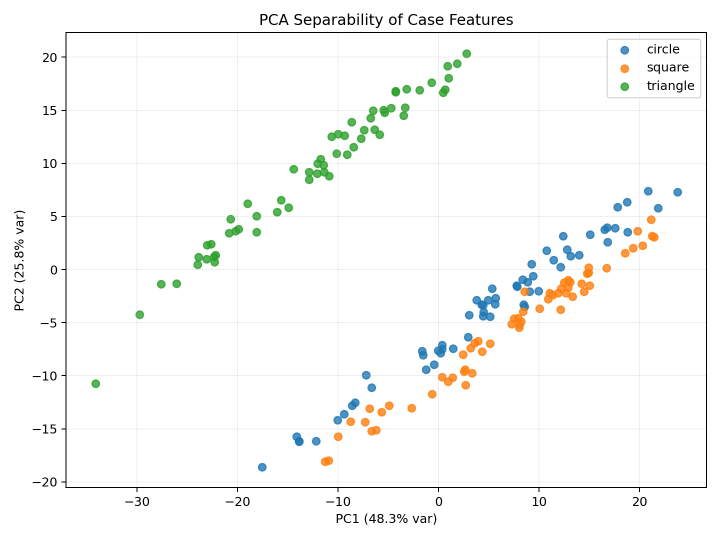
#> input picture reports/separability_pca.png, 1440 x 1080 px, found by its file name (shown at 1/2 size)
$ python make_report_gif.py
#> lines starting #> are read from the running program, lines starting #| are printed output that depends on the picture
from __future__ import annotations

import argparse
from pathlib import Path

from PIL import Image, ImageDraw, ImageFont, ImageOps

DEFAULT_FRAMES = [
    ("separability_pca.png", "Feature Separability (PCA)"),
    ("spectra_examples.png", "Representative Spectra"),
    ("confusion_matrix.png", "Baseline Confusion Matrix"),
    ("robustness_sweep.png", "Baseline Robustness Sweep"),
    ("holdout_stability.png", "Multi-Seed Holdout Stability"),
    ("confusion_matrix_sota.png", "SOTA Candidate Confusion Matrix"),
    ("robustness_sweep_sota.png", "SOTA Candidate Robustness Sweep"),
    ("reconstruction_examples.png", "Geometry Reconstruction Examples"),
    ("reconstruction_iou_vs_eps.png", "Reconstruction IoU vs Perturbation"),
]


def parse_args() -> argparse.Namespace:
    parser = argparse.ArgumentParser(description="Build an animated GIF from report PNGs")
    parser.add_argument(
        "--reports-dir", default="reports", help="Directory containing report images"
    )
    parser.add_argument("--output", default="reports/pipeline_overview.gif", help="Output GIF path")
    parser.add_argument("--width", type=int, default=1000, help="GIF frame width")
    parser.add_argument("--height", type=int, default=620, help="GIF frame height")
    parser.add_argument(
        "--duration-ms", type=int, default=1300, help="Frame duration in milliseconds"
    )
    return parser.parse_args()


def make_frame(image_path: Path, caption: str, size: tuple[int, int]) -> Image.Image:
#> called with caption = 'Feature Separability (PCA)', size = (1000, 620)
    width, height = size
    canvas = Image.new("RGB", (width, height), (245, 247, 250))
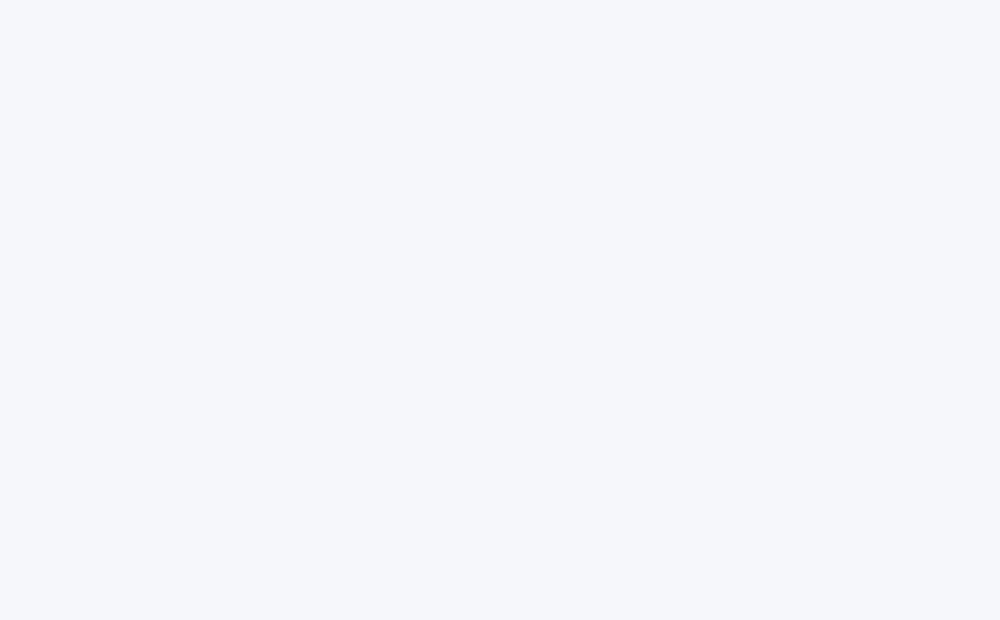
#> canvas: PIL image 1000x620 RGB; mean R, G, B 245, 247, 250

    title_h = 50
    inner_margin = 20

    image = Image.open(image_path).convert("RGB")
    fitted = ImageOps.contain(
        image, (width - 2 * inner_margin, height - title_h - 2 * inner_margin)
    )
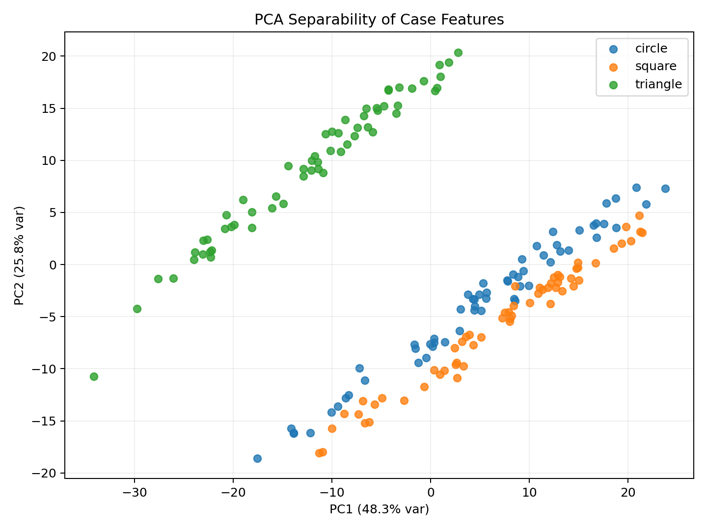
#> fitted: PIL image 707x530 RGB; mean R, G, B 248.4, 249, 247.8

    x0 = (width - fitted.width) // 2
#> x0 = 146
    y0 = title_h + (height - title_h - fitted.height) // 2
#> y0 = 70
    canvas.paste(fitted, (x0, y0))
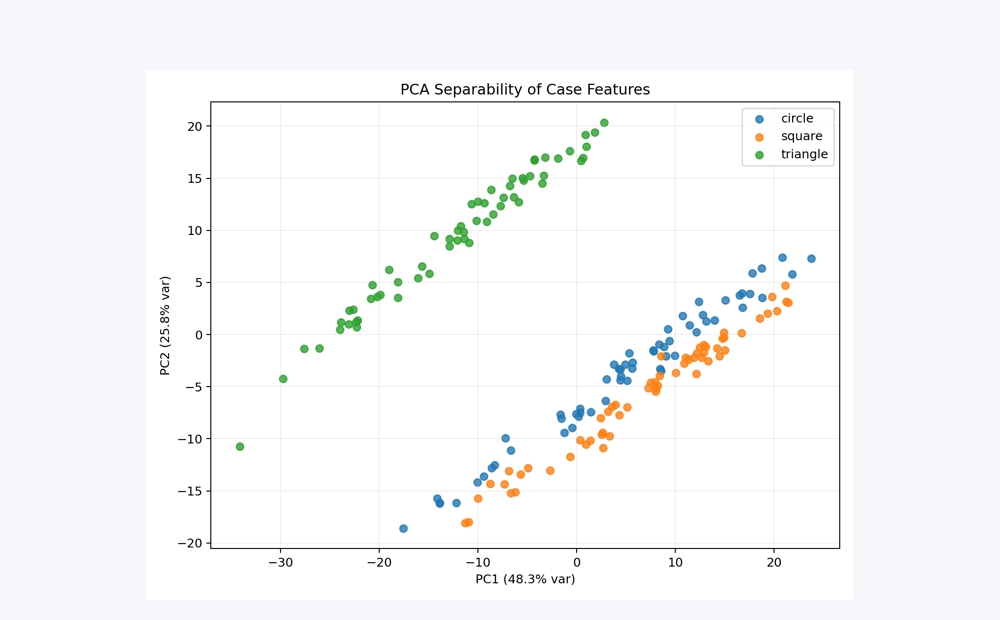
#> canvas: PIL image 1000x620 RGB; mean R, G, B 247.1, 248.2, 248.7

    draw = ImageDraw.Draw(canvas)
    draw.rectangle((0, 0, width, title_h), fill=(15, 23, 42))

    font = ImageFont.load_default()
    draw.text((14, 16), caption, fill=(255, 255, 255), font=font)
    draw.text((width - 210, 16), image_path.name, fill=(203, 213, 225), font=font)

    return canvas


def main() -> None:
    args = parse_args()
    reports_dir = Path(args.reports_dir)
    output_path = Path(args.output)

    frames = []
    used = []
    for file_name, caption in DEFAULT_FRAMES:
        image_path = reports_dir / file_name
        if not image_path.exists():
            continue
        frames.append(
            make_frame(image_path=image_path, caption=caption, size=(args.width, args.height))
        )
        used.append(file_name)
#> pass 2 of the loop in main, `for file_name, caption in DEFAULT_FRAMES:`:
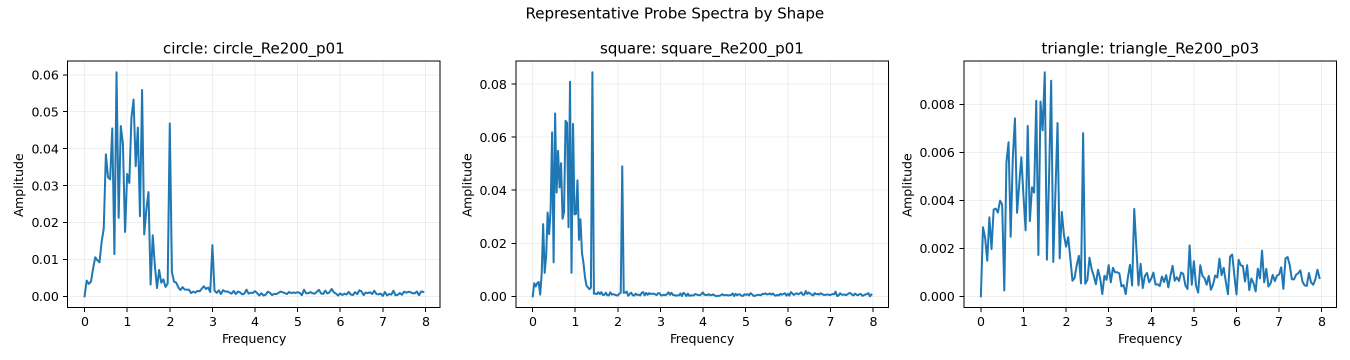
#> input picture reports/spectra_examples.png, 2700 x 720 px, found by its file name (shown at 1/2 size)
#> image: PIL image 2700x720 RGB
#> in make_frame (call 2), `fitted = ImageOps.contain( image, (width - 2 * inner_margin, height - ..`:
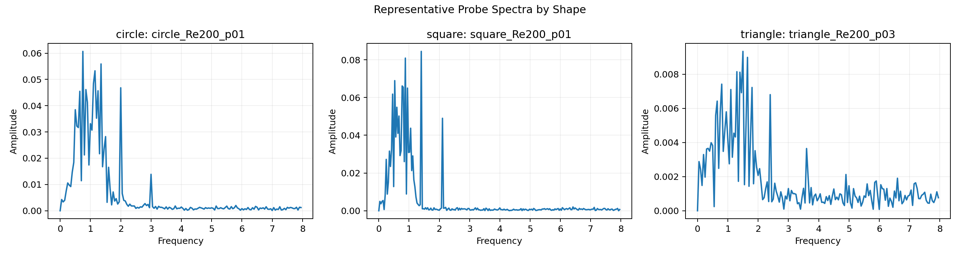
#> fitted: PIL image 960x256 RGB; mean R, G, B 241.5, 244.5, 246.7
#> in make_frame (call 2), `canvas.paste(fitted, (x0, y0))`:
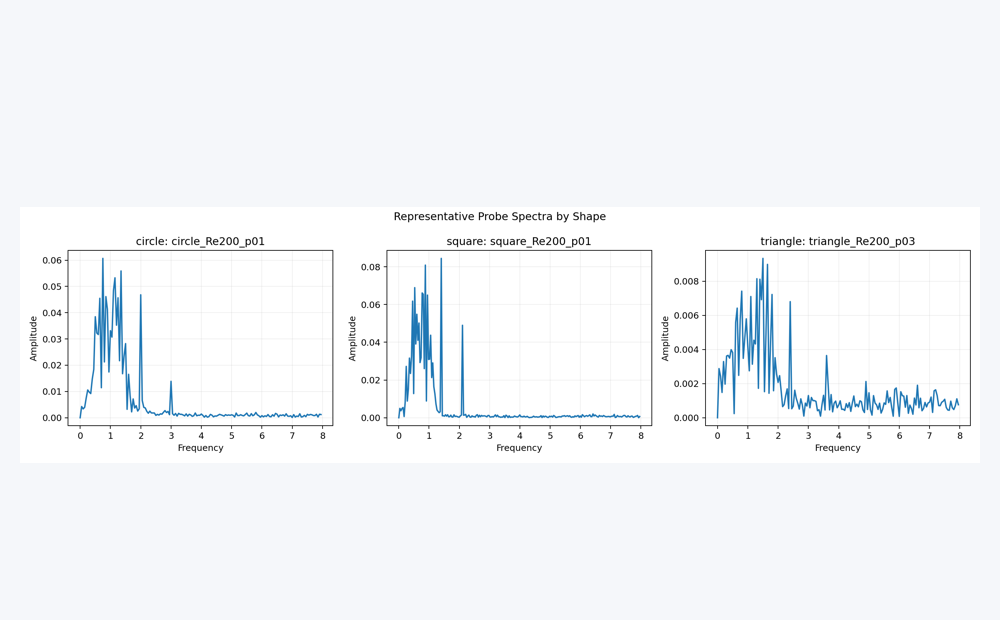
#> canvas: PIL image 1000x620 RGB; mean R, G, B 243.6, 246, 248.7
#> pass 3 of the loop in main, `for file_name, caption in DEFAULT_FRAMES:`:
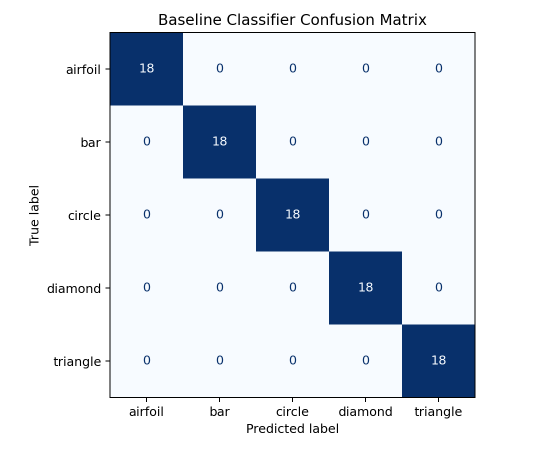
#> input picture reports/confusion_matrix.png, 1080 x 900 px, found by its file name (shown at 1/2 size)
#> image: PIL image 1080x900 RGB
#> in make_frame (call 3), `fitted = ImageOps.contain( image, (width - 2 * inner_margin, height - ..`:
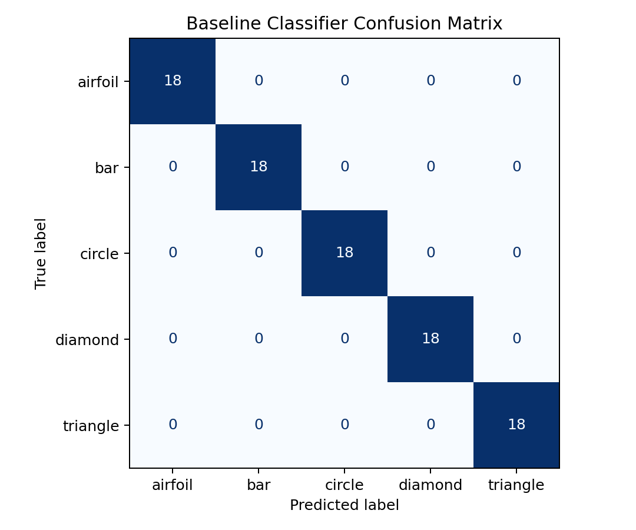
#> fitted: PIL image 636x530 RGB; mean R, G, B 220.3, 226.4, 234.6
#> in make_frame (call 3), `canvas.paste(fitted, (x0, y0))`:
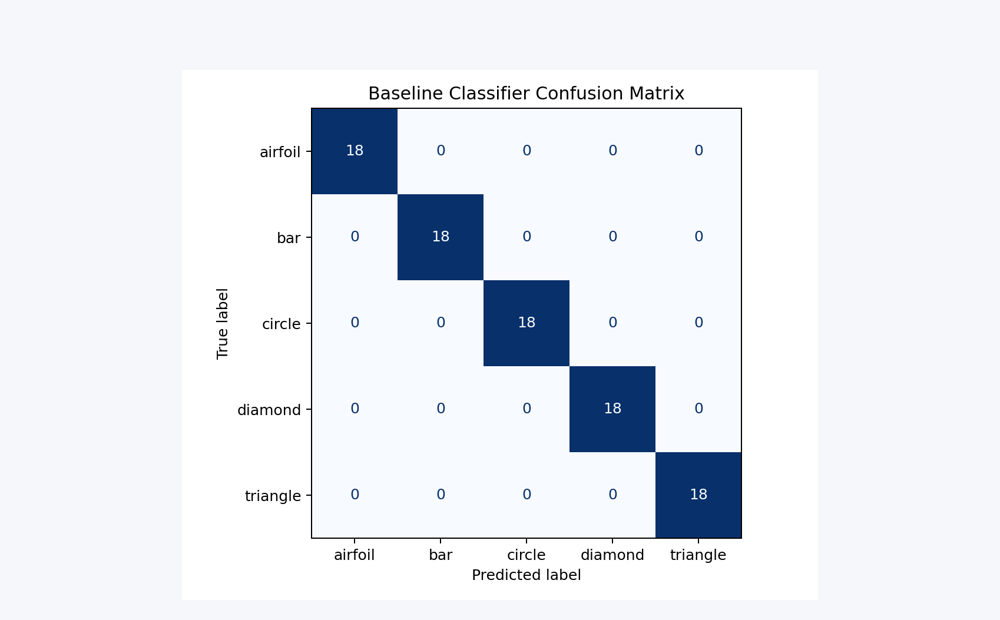
#> canvas: PIL image 1000x620 RGB; mean R, G, B 231.6, 235.8, 241.6
#> the loop made 9 passes; the first 3 are shown

    if not frames:
        raise FileNotFoundError(f"No expected PNG frames found in {reports_dir}")

    output_path.parent.mkdir(parents=True, exist_ok=True)
    frames[0].save(
        output_path,
        save_all=True,
        append_images=frames[1:],
        duration=args.duration_ms,
        loop=0,
        optimize=True,
    )
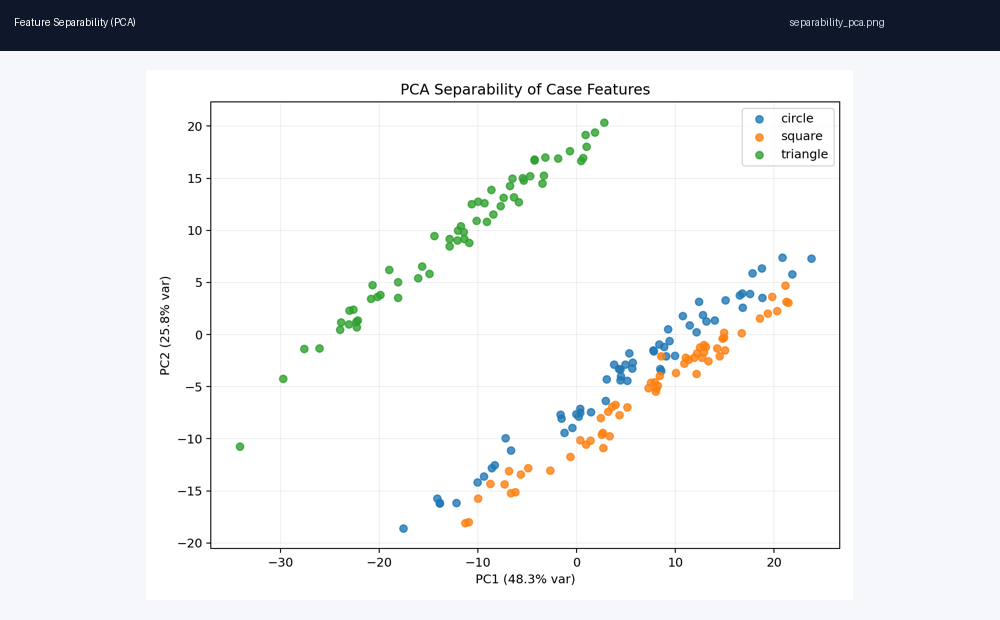
#> saved as pipeline_overview.gif: PIL image 1000x620 RGB; mean R, G, B 228.3, 230, 231.7

    print(f"GIF written to: {output_path}")
    print(f"Frames used ({len(used)}): {', '.join(used)}")


if __name__ == "__main__":
    main()
